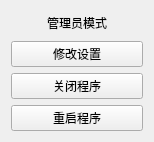
<?xml version="1.0" encoding="UTF-8"?>
<ui version="4.0">
 <class>Form</class>
 <widget class="QWidget" name="Form">
  <property name="geometry">
   <rect>
    <x>0</x>
    <y>0</y>
    <width>154</width>
    <height>142</height>
   </rect>
  </property>
  <property name="windowTitle">
   <string>管理员模式</string>
  </property>
  <layout class="QGridLayout" name="gridLayout" rowstretch="1,1,1,1" columnstretch="1,1">
   <item row="0" column="0" colspan="2">
    <widget class="QLabel" name="label">
     <property name="text">
      <string>管理员模式</string>
     </property>
     <property name="alignment">
      <set>Qt::AlignCenter</set>
     </property>
    </widget>
   </item>
   <item row="3" column="0" colspan="2">
    <widget class="QPushButton" name="pushButton">
     <property name="text">
      <string>重启程序</string>
     </property>
    </widget>
   </item>
   <item row="2" column="0" colspan="2">
    <widget class="QPushButton" name="pushButton_2">
     <property name="text">
      <string>关闭程序</string>
     </property>
    </widget>
   </item>
   <item row="1" column="0" colspan="2">
    <widget class="QPushButton" name="pushButton_3">
     <property name="text">
      <string>修改设置</string>
     </property>
    </widget>
   </item>
  </layout>
 </widget>
 <resources/>
 <connections/>
</ui>
